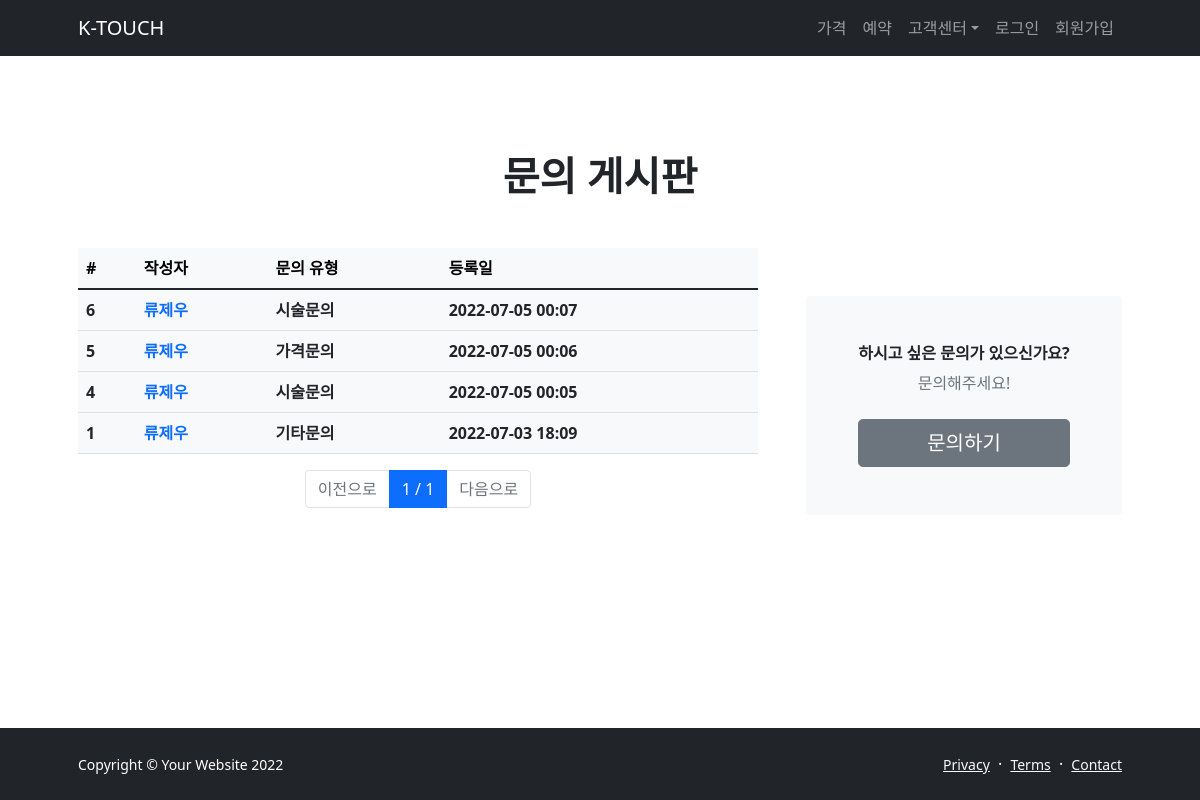
The page /question/ on the database as committed earlier.
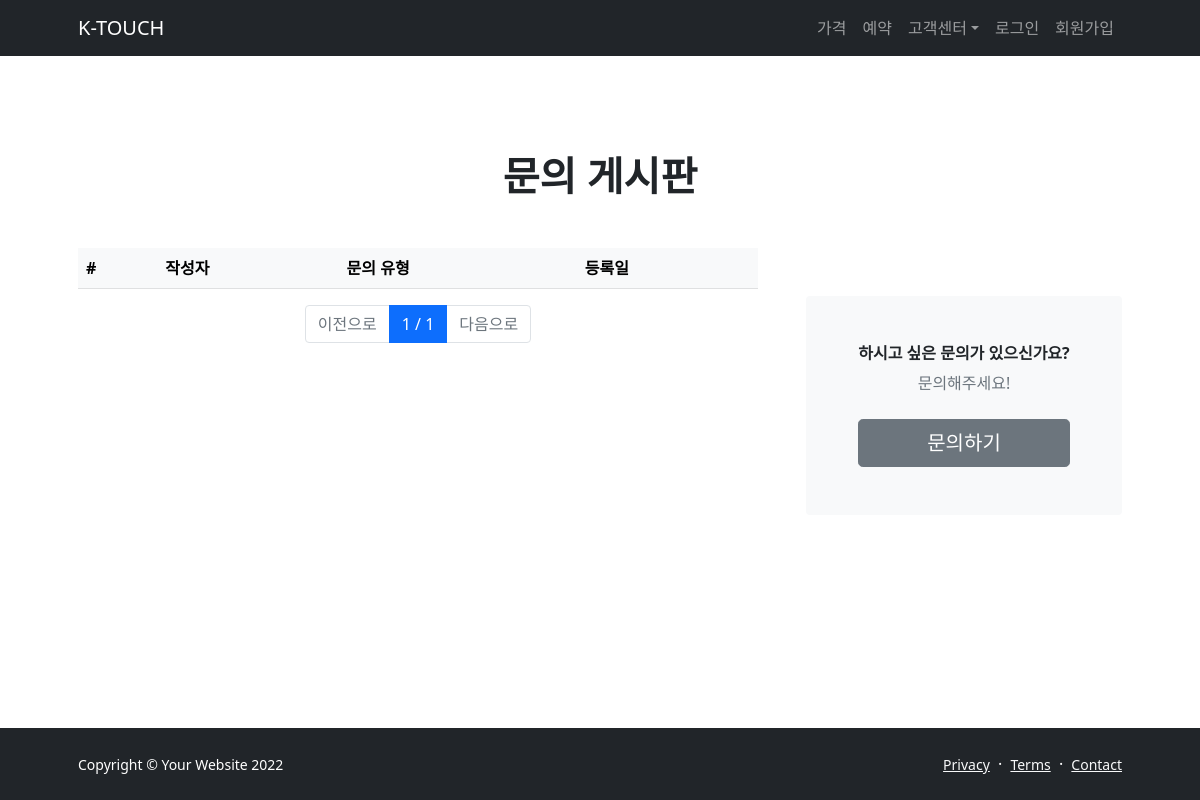
The same page on the database as committed later.
### question/models.py (models this page shows, shortened)
class Question(models.Model):
    user = models.ForeignKey(
        'user.User', on_delete=models.CASCADE, verbose_name='질문자 이름')
    category = models.CharField(
        max_length=10,
        choices=CATEGORY_CHOICES,
        verbose_name='문의 유형'
    )
    contents = models.TextField(verbose_name='질문 내용')
    register_date = models.DateTimeField(
        verbose_name='질문 날짜', auto_now_add=True)
    class Meta:
        db_table = 'question'
        verbose_name = '질문'
        verbose_name_plural = '질문'

### user/models.py (models this page shows)
class User(models.Model):
    uid = models.CharField(verbose_name='아이디', max_length=64, unique=True)
    password = models.CharField(verbose_name='비밀번호', max_length=64)
    phone_number = models.CharField(verbose_name='전화 번호', max_length=16)
    name = models.CharField(verbose_name='이름', max_length=64)
    register_date = models.DateTimeField(
        verbose_name='가입 날짜', auto_now_add=True)
    def __str__(self):
        return self.name
    class Meta:
        db_table = 'user'
        verbose_name = '사용자'
        verbose_name_plural = '사용자'

### question/views.py (the view)
# urls.py: path('question/', QuestionList.as_view()),
class QuestionList(ListView):
    model = Question
    paginate_by = 15
    page_kwarg = 'page'
    ordering = '-register_date'
    template_name = 'question_list.html'

### question/templates/question_list.html
{% extends "base.html" %}
{% load humanize %}
{% block contents %}
<section class="py-5">
    <div class="container px-5 my-5">
        <div class="text-center mb-5">
            <h1 class="fw-bolder">문의 게시판</h1>
        </div>
        <div class="row gx-5">
            <div class="col-xl-8">
                <table class="table table-light">
                    <thead class="thead-light">
                        <tr>
                            <th scope="col">#</th>
                            <th scope="col">작성자</th>
                            <th scope="col">문의 유형</th>
                            <th scope="col">등록일</th>
                        </tr>
                    </thead>
                    <tbody class="text-dark">
                        {% for question in object_list %}
                        <tr>
                            <th scope="row">{{ question.id }}</th>
                            <th><a href="/question/{{ question.id }}/" class="text-decoration-none">
                                    {{ question.user }}</a></th>
                            <th>{{ question.category }}</th>
                            <th>{{ question.register_date|date:'Y-m-d H:i' }}</th>
                        </tr>
                        {% endfor %}
                    </tbody>
                </table>
                <div class="row mt-2">
                    <div class="col-12">
                        <nav>
                            <ul class="pagination justify-content-center">
                                {% if page_obj.has_previous %}
                                <li class="page-item">
                                    <a class="page-link" href="?page={{ page_obj.previous_page_number }}">이전으로</a>
                                </li>
                                {% else %}
                                <li class="page-item disabled">
                                    <a class="page-link" href="#">이전으로</a>
                                </li>
                                {% endif %}
                                <li class="page-item active">
                                    <a class="page-link" href="#">
                                        {{ page_obj.number }} / {{ page_obj.paginator.num_pages}}</a>
                                </li>
                                {% if page_obj.has_next %}
                                <li class="page-item">
                                    <a class="page-link" href="?page={{ page_obj.next_page_number }}">다음으로</a>
                                </li>
                                {% else %}
                                <li class="page-item disabled">
                                    <a class="page-link disabled" href="#">다음으로</a>
                                </li>
                                {% endif %}
                            </ul>
                        </nav>
                    </div>
                </div>
            </div>
            <div class="col-xl-4">
                <div class="card border-0 bg-light mt-xl-5">
                    <div class="card-body p-4 py-lg-5">
                        <div class="d-flex align-items-center justify-content-center">
                            <div class="text-center">
                                <div class="h6 fw-bolder">하시고 싶은 문의가 있으신가요?</div>
                                <p class="text-muted mb-4">
                                    문의해주세요!
                                    <br />
                                </p>
                                <div class="d-grid"><button class="btn btn-secondary btn-lg" type="submit"><a
                                            href="/question/create/"
                                            class="text-decoration-none text-white">문의하기</a></button>
                                </div>
                            </div>
                        </div>
                    </div>
                </div>
            </div>
        </div>
    </div>
</section>
{% endblock %}

### user/templates/base.html (shortened to what this page needs)
<!DOCTYPE html>
<html lang="en">
<head>
    <link href="https://cdn.jsdelivr.net/npm/bootstrap-icons@1.5.0/font/bootstrap-icons.css" rel="stylesheet" />
    <link href="/static/css/styles.css" rel="stylesheet" />
</head>
<body class="d-flex flex-column h-100">
    <main class="flex-shrink-0">
        <nav class="navbar navbar-expand-lg navbar-dark bg-dark">
            <div class="container px-5">
                <a class="navbar-brand" href="/">K-TOUCH</a>
                <div class="collapse navbar-collapse" id="navbarSupportedContent">
                    <ul class="navbar-nav ms-auto mb-2 mb-lg-0">
                        <li class="nav-item"><a class="nav-link" href="/price/">가격</a></li>
                        <li class="nav-item"><a class="nav-link" href="/makereservation/">예약</a></li>
                        <li class="nav-item dropdown">
                            <a class="nav-link dropdown-toggle" id="navbarDropdownBlog" href="#" role="button"
                                data-bs-toggle="dropdown" aria-expanded="false">고객센터</a>
                        </li>
                        {% if not request.session.uid %}
                        <li class="nav-item"><a class="nav-link" href="/login/">로그인</a></li>
                        <li class="nav-item"><a class="nav-link" href="/register/">회원가입</a></li>
                        {% else %}
                        <li class="nav-item"><a class="nav-link" href="/mypage/">마이페이지</a></li>
                        <li class="nav-item"><a class="nav-link" href="/logout/">로그아웃</a></li>
                        {% endif %}
                    </ul>
                </div>
            </div>
        </nav>
        {% block contents %}
        {% endblock %}
    </main>
    <footer class="bg-dark py-4 mt-auto">
        <div class="container px-5">
            <div class="row align-items-center justify-content-between flex-column flex-sm-row">
                <div class="col-auto">
                    <div class="small m-0 text-white">Copyright &copy; Your Website 2022</div>
                </div>
                <div class="col-auto">
                    <a class="link-light small" href="#!">Privacy</a>
                    <span class="text-white mx-1">&middot;</span>
                    <a class="link-light small" href="#!">Terms</a>
                    <span class="text-white mx-1">&middot;</span>
                    <a class="link-light small" href="#!">Contact</a>
                </div>
            </div>
        </div>
    </footer>
</body>
</html>

Rows that differ between the two databases and show on the page:
removed Question: id "6", user "류제우", category "시술문의", register_date "2022-07-05 00:07"
removed Question: id "5", user "류제우", category "가격문의", register_date "2022-07-05 00:06"
removed Question: id "4", user "류제우", category "시술문의", register_date "2022-07-05 00:05"
removed Question: id "1", user "류제우", category "기타문의", register_date "2022-07-03 18:09"
